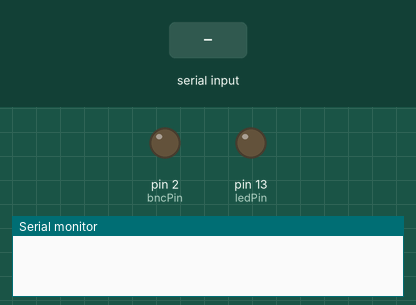
Bench run of a sketch on a simulated Arduino Uno, built with avr-gcc and run on an emulated ATmega328P. Parts: output pins drawn as LEDs (lit = HIGH), the last lines printed to the serial monitor. The test bench sets the inputs (shaded band).

Above: at 1.2 s.
1.3 s: "ACTIVATE\n" received over Serial
At 2.0 s:
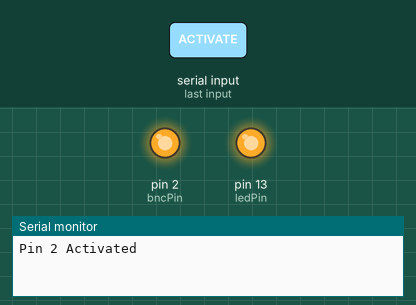
2.8 s: "DEACTIVATE\n" received over Serial
At 3.2 s:
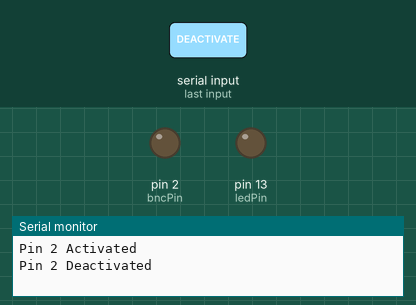
Timing chart, 0 to 5.8 s (numbered marks = the images above; inputs shaded):
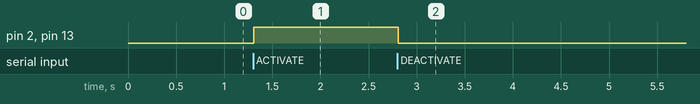

Measured:
- after the input at 1.3 s, pin 2 (bncPin), pin 13 (ledPin): LOW → HIGH at once
- after the input at 2.8 s, pin 2 (bncPin), pin 13 (ledPin): HIGH → LOW at once

The sketch:

BNC_sketch_v1.ino
```cpp
// Define the pin for the BNC cable connection
const int bncPin = 2;
const int ledPin = LED_BUILTIN; // Built-in LED pin

void setup() {
  Serial.begin(9600); // Start serial communication at 9600 baud rate
  pinMode(bncPin, OUTPUT); // Set the BNC cable pin as an output
  pinMode(ledPin, OUTPUT); // Set the LED pin as an output
  digitalWrite(bncPin, LOW); // Ensure BNC pin starts LOW (off)
  digitalWrite(ledPin, LOW); // Ensure LED starts LOW (off)
}

void loop() {
  if (Serial.available() > 0) { // Check if there's incoming serial data
    String command = Serial.readStringUntil('\n'); // Read the incoming data until newline
    // Check if the command is to activate pin 2
    if (command == "ACTIVATE") {
      digitalWrite(bncPin, HIGH); // Activate the BNC pin
      digitalWrite(ledPin, HIGH); // Turn on the LED
      Serial.println("Pin 2 Activated"); // Send confirmation back to PC
    } else if (command == "DEACTIVATE") {
      digitalWrite(bncPin, LOW); // Deactivate the BNC pin
      digitalWrite(ledPin, LOW); // Turn off the LED
      Serial.println("Pin 2 Deactivated"); // Send confirmation back to PC
    }
  }
}
```
